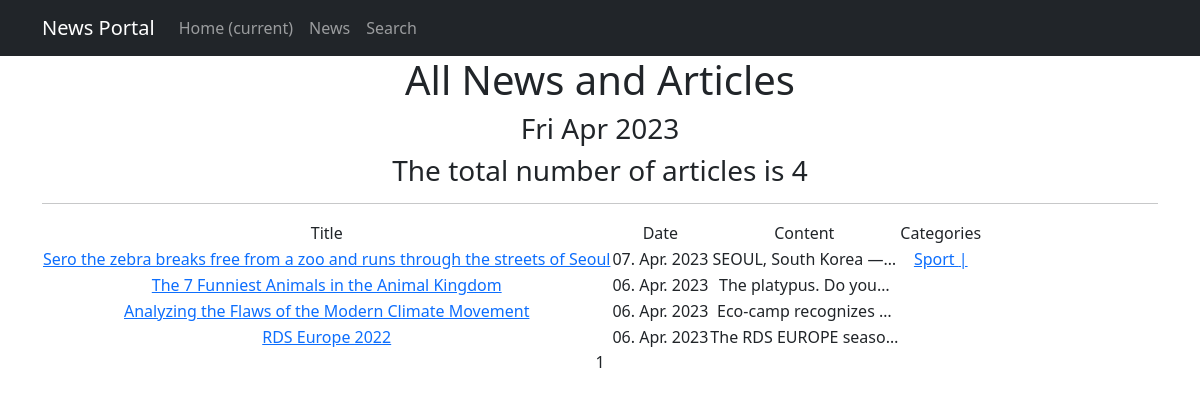
Page /news/ on the committed database.
### news/models.py (models this page shows, shortened)
class Post(models.Model):
    article = 'AR'
    news = 'NE'
    NEWSTYPES = [
        (article, 'Article'),
        (news, 'News'),
    ]
    choice = models.CharField(max_length=2,
                              choices=NEWSTYPES,
                              default=news)
    date = models.DateTimeField(auto_now_add=True)
    title = models.CharField(max_length=255)
    content = models.TextField(default="No News / Articles Yet")
    news_rate = models.IntegerField(default=0)
    author = models.ForeignKey(Author, on_delete=models.CASCADE)
    category = models.ManyToManyField(Category, through='PostCategory')
    def get_absolute_url(self):
        return reverse('news_detail', args=[str(self.id)])

class Category(models.Model):
    category_name = models.CharField(max_length=255, unique=True)
    subscribers = models.ManyToManyField(User, related_name='categories')
    def __str__(self):
        return str(self.category_name)

### news/views.py (the view)
# urls.py: path('', NewsList.as_view(), name='news'),
class NewsList(ListView):
    model = Post
    ordering = '-date'
    template_name = 'news.html'
    context_object_name = 'news'
    paginate_by = 10
    def get_context_data(self, **kwargs):
        context = super().get_context_data(**kwargs)
        context['time_now'] = \
            datetime.utcnow()
        context['next_info'] = None
        return context

### news/templatetags/custom_filters.py (called while the page is built)
@register.filter()
def censor(value):
    bad_words = ["new", "usually"]  # для примера отображения в разных новостях/статьях и в их заголовках
    if not isinstance(value, str):
        raise TypeError(f"Filter is used only for 'str' type!")
    for word in value.split():
        if word.lower() in bad_words:
            value = value.replace(word, f"{word[0]}{cenzor_symbol * (len(word) - 1)}")
    return value

### templates/news.html (shortened to what this page needs)
{% extends 'flatpages/default.html' %}
{% load custom_filters %}
{% load custom_tags %}
{% block content %}
   <h1>All News and Articles</h1>
   <h3>{{ time_now|date:'D M Y' }}</h3>
   <h3> The total number of articles is {{ news|length }} </h3>
   <hr>
   {% if news %}
       <table>
           <tr>
               <td>Title</td>
               <td>Date</td>
               <td>Content</td>
               <td>Categories</td>
           </tr>
           {% for new in news %}
           <tr>
               <td><a href="{{ new.get_absolute_url }}">{{ new.title|censor }}</a></td>
               <td>{{ new.date|date:'d. M. Y' }}</td>
               <td>{{ new.content|truncatechars:21|censor }}</td>
               <td>{% for category in new.category.all %}
                       <a href="{% url 'category_list' category.id %}"> {{category}} | </a>
                   {% endfor %}
               </td>
               <td>
               </td>
           </tr>
           {% endfor %}
       </table>
   {% else %}
       <h2>No Available News Yet!</h2>
   {% endif %}
   {{ page_obj.number }}
{% endblock content %}

### rows in the picture
Post: title|censor "Sero the zebra breaks free from a zoo and runs through the streets of Seoul", date "07. Apr. 2023", content|censor "SEOUL, South Korea —…"
Category: category_name "Sport"
Post: title|censor "The 7 Funniest Animals in the Animal Kingdom", date "06. Apr. 2023", content|censor "The platypus. Do you…"
Post: title|censor "Analyzing the Flaws of the Modern Climate Movement", date "06. Apr. 2023", content|censor "Eco-camp recognizes …"
Post: title|censor "RDS Europe 2022", date "06. Apr. 2023", content|censor "The RDS EUROPE seaso…"

### other values in the picture
{{ time_now|date:'D M Y' }} "Fri Apr 2023"
{{ news|length }} "4"
{{ page_obj.number }} "1"
